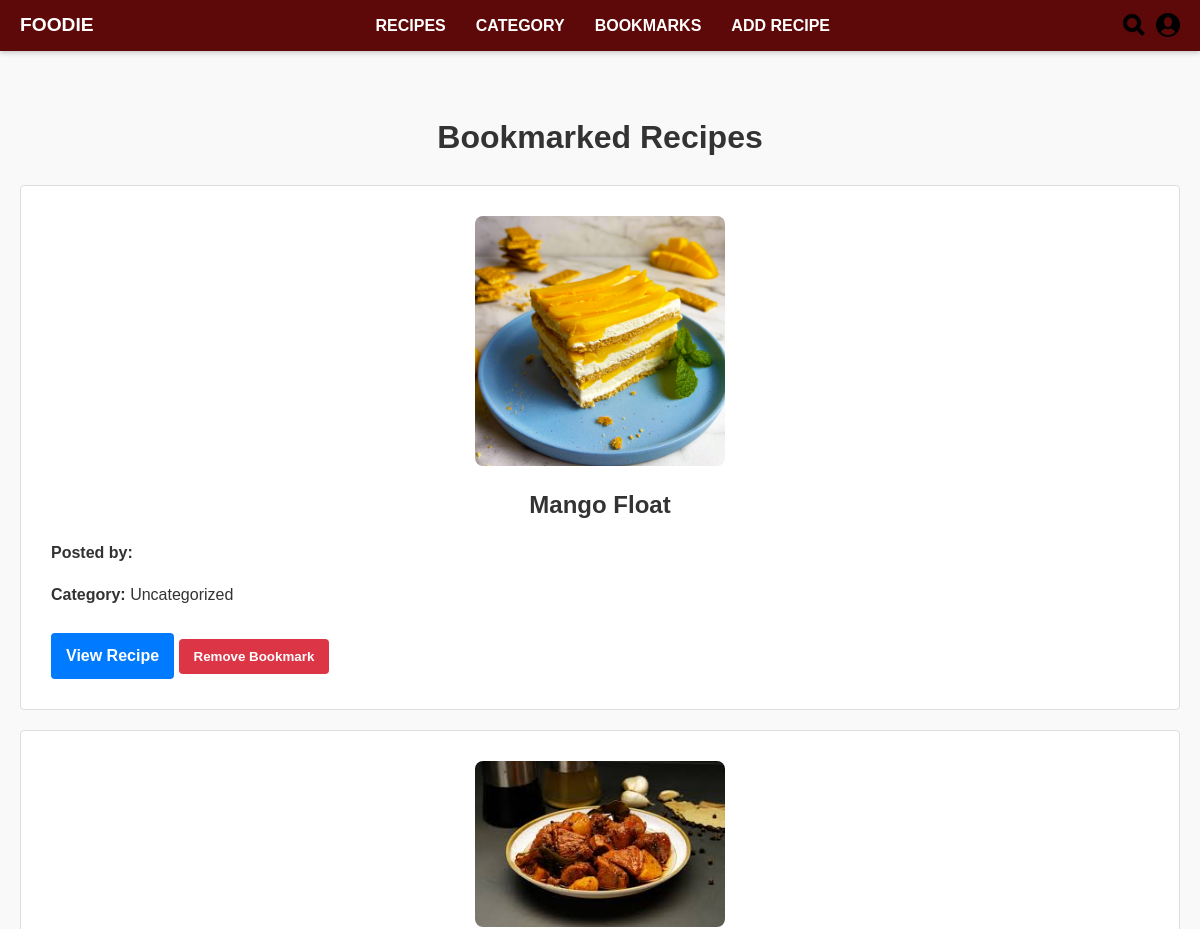
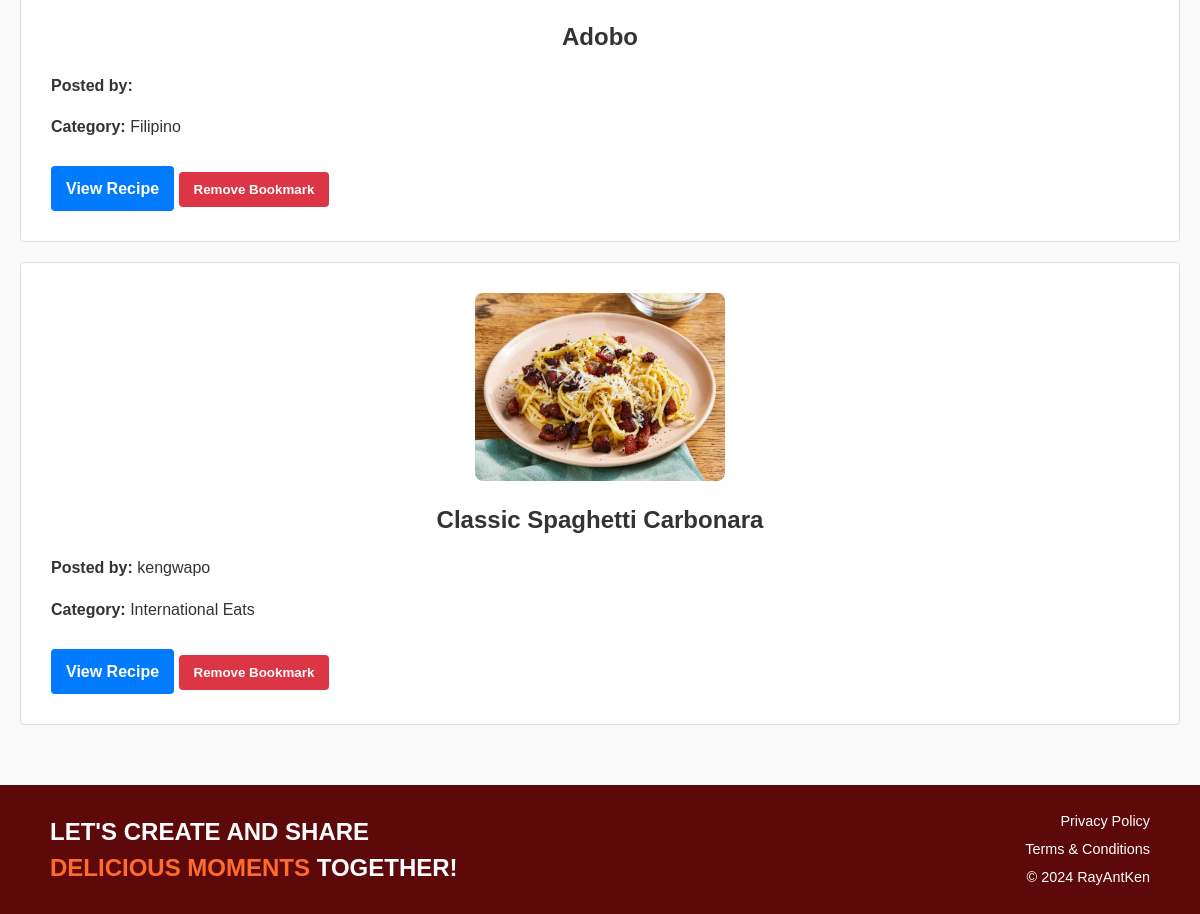
The page /recipes/bookmarks/ (signed in) on the database its author committed (2 pictures, top to bottom).
### Recipes/models.py (models this page shows, shortened)
class Bookmark(models.Model):
    user = models.ForeignKey(
        settings.AUTH_USER_MODEL,
        on_delete=models.CASCADE,
        related_name='recipe_bookmarks'  # Ensure uniqueness here
    )
    recipe = models.ForeignKey(
        RecipePost,
        on_delete=models.CASCADE,
        related_name='bookmarks'  # Change this to avoid conflict with 'bookmarked_by'
    )
    created_at = models.DateTimeField(auto_now_add=True)
    class Meta:
        unique_together = ('user', 'recipe')  # Prevent duplicate bookmarks

class RecipePost(models.Model):
    title = models.CharField(max_length=200)
    user = models.ForeignKey(settings.AUTH_USER_MODEL, on_delete=models.SET_NULL, null=True, blank=True) #User, on_delete=models.CASCADE
    description = models.TextField(default='')
    category = models.CharField(max_length=50, default='Uncategorized')
    ingredients = models.TextField()
    directions = models.TextField(default='')
    image = models.ImageField(upload_to='recipe/images/', blank=True, null=True)  # Optional image field
    created_at = models.DateTimeField(auto_now=True)
    CATEGORY_CHOICES = [
        ('Comfort Food', 'Comfort Food'),
        ('International Eats', 'International Eats'),
        ('Breakfast & Brunch', 'Breakfast & Brunch'),
        ('Community Picks', 'Community Picks'),
    ]
    title = models.CharField(max_length=200)  # Recipe title
    user = models.ForeignKey(
        settings.AUTH_USER_MODEL,
        on_delete=models.SET_NULL,
        null=True,
        blank=True
    )  # Associated user, nullable and optional
    description = models.TextField(default='')  # Brief description of the recipe
    category = models.CharField(
        max_length=50,
        choices=CATEGORY_CHOICES,
        default='Uncategorized'
    )  # Recipe category with predefined choices
    ingredients = models.TextField()  # Ingredients list
    directions = models.TextField(default='')  # Step-by-step directions
    image = models.ImageField(
        upload_to='recipe/images/',
        blank=True,
        null=True
    )  # Optional recipe image
    created_at = models.DateTimeField(auto_now=True)  # Timestamp of creation

### Recipes/views.py (the view)
# urls.py: path('bookmarks/', views.bookmark_list, name='bookmark_list'),
@login_required
def bookmark_list(request):
    bookmarks = Bookmark.objects.filter(user=request.user)
    context = {
        'bookmarks': bookmarks,
    }
    return render(request, 'recipes/bookmark_list.html', context)

### Recipes/templates/recipes/bookmark_list.html (shortened to what this page needs)
<!DOCTYPE html>
<html lang="en">
<head>
</head>
<body>
    <header>
        {% include 'navbar.html' %}
    </header>
    <main>
        <h1>Bookmarked Recipes</h1>
        <ul id="bookmarks-list">
            {% for bookmark in bookmarks %}
                <li data-recipe-id="{{ bookmark.recipe.pk }}" class="bookmark-item">
                    {% if bookmark.recipe.image %}
                        <img src="{{ bookmark.recipe.image.url }}" alt="{{ bookmark.recipe.title }}">
                    {% endif %}
                    <p class="recipe-title">{{ bookmark.recipe.title }}</p>
                    <p><strong>Posted by:</strong> {{ bookmark.recipe.user.username }}</p>
                    <p><strong>Category:</strong> {{ bookmark.recipe.category }}</p>
                    <a href="{% url 'recipe_detail' bookmark.recipe.pk %}" class="button">View Recipe</a>
                    <button
                        type="button"
                        class="btn-danger remove-bookmark"
                        data-recipe-id="{{ bookmark.recipe.pk }}">
                        Remove Bookmark
                    </button>
                </li>
            {% empty %}
                <li id="no-bookmarks">No bookmarks available.</li>
            {% endfor %}
        </ul>
    </main>
    {% include 'footer.html' %}
</body>
</html>

### Recipes/templates/recipes/bookmark_list.html (style rules this page uses)
body { font-family: Arial, sans-serif; margin: 10px auto; padding: 20px; background-color: #f9f9f9; }
h1 { color: #333; text-align: center; }
ul { list-style-type: none; padding: 0; }
li { padding: 30px; margin: 20px 0; background-color: #ffffff; border: 1px solid #ddd; border-radius: 4px; }
img { width: 250px; height: auto; margin: 0 auto; display: block; border-radius: 8px; }
.recipe-title { font-size: 1.5em; font-weight: bold; margin: 20px 0 10px; text-align: center; color: #333; }
.button { display: inline-block; margin-top: 10px; padding: 10px 15px; color: #fff; background-color: #007bff; text-decoration: none; border-radius: 4px; text-align: center; font-weight: bold; }
.btn-danger { background-color: #dc3545; color: #fff; text-decoration: none; padding: 10px 15px; border-radius: 4px; font-weight: bold; border: none; cursor: pointer; }

### rows shown on the page
Bookmark: recipe.image (picture), recipe "Mango Float", recipe.category "Uncategorized"
Bookmark: recipe.image (picture), recipe "Adobo", recipe.category "Filipino"
Bookmark: recipe.image (picture), recipe "Classic Spaghetti Carbonara", recipe.user.username "kengwapo", recipe.category "International Eats"
